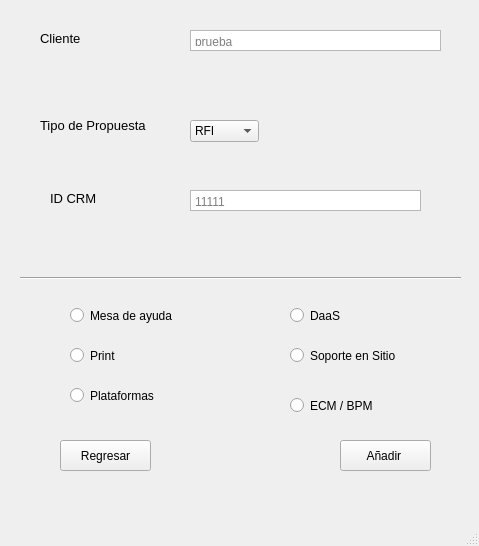
<?xml version="1.0" encoding="UTF-8"?>
<ui version="4.0">
 <class>MainWindow</class>
 <widget class="QMainWindow" name="MainWindow">
  <property name="geometry">
   <rect>
    <x>0</x>
    <y>0</y>
    <width>479</width>
    <height>546</height>
   </rect>
  </property>
  <property name="windowTitle">
   <string>MainWindow</string>
  </property>
  <widget class="QWidget" name="centralwidget">
   <widget class="QLabel" name="label_2">
    <property name="geometry">
     <rect>
      <x>40</x>
      <y>110</y>
      <width>151</width>
      <height>31</height>
     </rect>
    </property>
    <property name="font">
     <font>
      <pointsize>10</pointsize>
     </font>
    </property>
    <property name="text">
     <string>Tipo de Propuesta</string>
    </property>
   </widget>
   <widget class="QLabel" name="label_3">
    <property name="geometry">
     <rect>
      <x>50</x>
      <y>190</y>
      <width>101</width>
      <height>16</height>
     </rect>
    </property>
    <property name="font">
     <font>
      <pointsize>10</pointsize>
     </font>
    </property>
    <property name="text">
     <string>ID CRM </string>
    </property>
   </widget>
   <widget class="QRadioButton" name="radioButton">
    <property name="geometry">
     <rect>
      <x>70</x>
      <y>300</y>
      <width>151</width>
      <height>31</height>
     </rect>
    </property>
    <property name="text">
     <string>Mesa de ayuda</string>
    </property>
   </widget>
   <widget class="QRadioButton" name="radioButton_2">
    <property name="geometry">
     <rect>
      <x>70</x>
      <y>340</y>
      <width>151</width>
      <height>31</height>
     </rect>
    </property>
    <property name="text">
     <string>Print </string>
    </property>
   </widget>
   <widget class="QRadioButton" name="radioButton_3">
    <property name="geometry">
     <rect>
      <x>290</x>
      <y>340</y>
      <width>151</width>
      <height>31</height>
     </rect>
    </property>
    <property name="text">
     <string>Soporte en Sitio </string>
    </property>
   </widget>
   <widget class="QRadioButton" name="radioButton_6">
    <property name="geometry">
     <rect>
      <x>290</x>
      <y>390</y>
      <width>151</width>
      <height>31</height>
     </rect>
    </property>
    <property name="text">
     <string>ECM / BPM</string>
    </property>
   </widget>
   <widget class="QRadioButton" name="radioButton_8">
    <property name="geometry">
     <rect>
      <x>70</x>
      <y>380</y>
      <width>151</width>
      <height>31</height>
     </rect>
    </property>
    <property name="text">
     <string>Plataformas</string>
    </property>
   </widget>
   <widget class="QPushButton" name="boton_regresar_2">
    <property name="geometry">
     <rect>
      <x>340</x>
      <y>440</y>
      <width>91</width>
      <height>31</height>
     </rect>
    </property>
    <property name="text">
     <string>Añadir </string>
    </property>
   </widget>
   <widget class="QPushButton" name="boton_regresar">
    <property name="geometry">
     <rect>
      <x>60</x>
      <y>440</y>
      <width>91</width>
      <height>31</height>
     </rect>
    </property>
    <property name="text">
     <string>Regresar</string>
    </property>
   </widget>
   <widget class="QComboBox" name="comboBox">
    <property name="geometry">
     <rect>
      <x>190</x>
      <y>120</y>
      <width>69</width>
      <height>22</height>
     </rect>
    </property>
    <item>
     <property name="text">
      <string>RFI</string>
     </property>
    </item>
    <item>
     <property name="text">
      <string>RFP</string>
     </property>
    </item>
   </widget>
   <widget class="QRadioButton" name="radioButton_10">
    <property name="geometry">
     <rect>
      <x>290</x>
      <y>300</y>
      <width>151</width>
      <height>31</height>
     </rect>
    </property>
    <property name="text">
     <string>DaaS</string>
    </property>
   </widget>
   <widget class="Line" name="line">
    <property name="geometry">
     <rect>
      <x>20</x>
      <y>270</y>
      <width>441</width>
      <height>16</height>
     </rect>
    </property>
    <property name="orientation">
     <enum>Qt::Horizontal</enum>
    </property>
   </widget>
   <widget class="QTextEdit" name="c1">
    <property name="geometry">
     <rect>
      <x>190</x>
      <y>190</y>
      <width>231</width>
      <height>21</height>
     </rect>
    </property>
    <property name="html">
     <string>&lt;!DOCTYPE HTML PUBLIC &quot;-//W3C//DTD HTML 4.0//EN&quot; &quot;http://www.w3.org/TR/REC-html40/strict.dtd&quot;&gt;
&lt;html&gt;&lt;head&gt;&lt;meta name=&quot;qrichtext&quot; content=&quot;1&quot; /&gt;&lt;style type=&quot;text/css&quot;&gt;
p, li { white-space: pre-wrap; }
&lt;/style&gt;&lt;/head&gt;&lt;body style=&quot; font-family:'MS Shell Dlg 2'; font-size:7.8pt; font-weight:400; font-style:normal;&quot;&gt;
&lt;p style=&quot;-qt-paragraph-type:empty; margin-top:0px; margin-bottom:0px; margin-left:0px; margin-right:0px; -qt-block-indent:0; text-indent:0px; font-size:6.6pt;&quot;&gt;&lt;br /&gt;&lt;/p&gt;&lt;/body&gt;&lt;/html&gt;</string>
    </property>
    <property name="cursorWidth">
     <number>1</number>
    </property>
    <property name="placeholderText">
     <string>11111</string>
    </property>
   </widget>
   <widget class="QLabel" name="label_4">
    <property name="geometry">
     <rect>
      <x>40</x>
      <y>30</y>
      <width>101</width>
      <height>16</height>
     </rect>
    </property>
    <property name="font">
     <font>
      <pointsize>10</pointsize>
     </font>
    </property>
    <property name="text">
     <string>Cliente</string>
    </property>
   </widget>
   <widget class="QTextEdit" name="c2">
    <property name="geometry">
     <rect>
      <x>190</x>
      <y>30</y>
      <width>251</width>
      <height>21</height>
     </rect>
    </property>
    <property name="html">
     <string>&lt;!DOCTYPE HTML PUBLIC &quot;-//W3C//DTD HTML 4.0//EN&quot; &quot;http://www.w3.org/TR/REC-html40/strict.dtd&quot;&gt;
&lt;html&gt;&lt;head&gt;&lt;meta name=&quot;qrichtext&quot; content=&quot;1&quot; /&gt;&lt;style type=&quot;text/css&quot;&gt;
p, li { white-space: pre-wrap; }
&lt;/style&gt;&lt;/head&gt;&lt;body style=&quot; font-family:'MS Shell Dlg 2'; font-size:7.8pt; font-weight:400; font-style:normal;&quot;&gt;
&lt;p style=&quot;-qt-paragraph-type:empty; margin-top:0px; margin-bottom:0px; margin-left:0px; margin-right:0px; -qt-block-indent:0; text-indent:0px; font-size:6.6pt;&quot;&gt;&lt;br /&gt;&lt;/p&gt;&lt;/body&gt;&lt;/html&gt;</string>
    </property>
    <property name="cursorWidth">
     <number>1</number>
    </property>
    <property name="placeholderText">
     <string>prueba</string>
    </property>
   </widget>
  </widget>
  <widget class="QMenuBar" name="menubar">
   <property name="geometry">
    <rect>
     <x>0</x>
     <y>0</y>
     <width>479</width>
     <height>26</height>
    </rect>
   </property>
  </widget>
  <widget class="QStatusBar" name="statusbar"/>
 </widget>
 <resources/>
 <connections/>
</ui>
